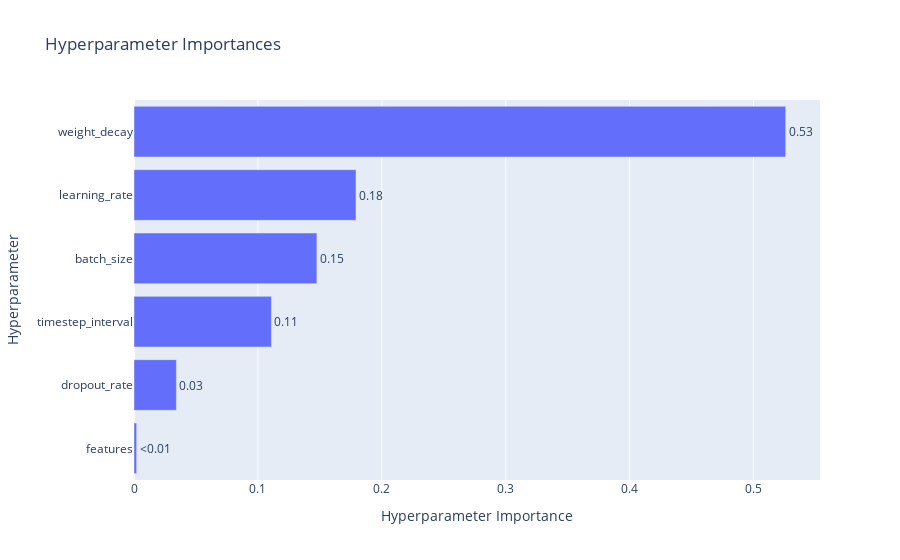

The notebook cell saved with this chart:
### Code cell
# Plot parameter importances
vis.plot_param_importances(study)

### Figure 1 — Plotly figure (JSON) as saved in the notebook; plotly's stock layout.template omitted (floating-point values rounded to 4 significant figures)
{"data": [{"cliponaxis": false, "hovertemplate": ["features (CategoricalDistribution): 0.002143930472101795<extra></extra>", "dropout_rate (FloatDistribution): 0.03424152517015881<extra></extra>", "timestep_interval (IntDistribution): 0.11091520237975648<extra></extra>", "batch_size (CategoricalDistribution): 0.1476005882847859<extra></extra>", "learning_rate (FloatDistribution): 0.1791556604726697<extra></extra>", "weight_decay (FloatDistribution): 0.5259430932205272<extra></extra>"], "name": "Objective Value", "orientation": "h", "text": ["<0.01", "0.03", "0.11", "0.15", "0.18", "0.53"], "textposition": "outside", "type": "bar", "x": [0.002144, 0.03424, 0.1109, 0.1476, 0.1792, 0.5259], "y": ["features", "dropout_rate", "timestep_interval", "batch_size", "learning_rate", "weight_decay"]}], "layout": {"title": {"text": "Hyperparameter Importances"}, "xaxis": {"title": {"text": "Hyperparameter Importance"}}, "yaxis": {"title": {"text": "Hyperparameter"}}}}
